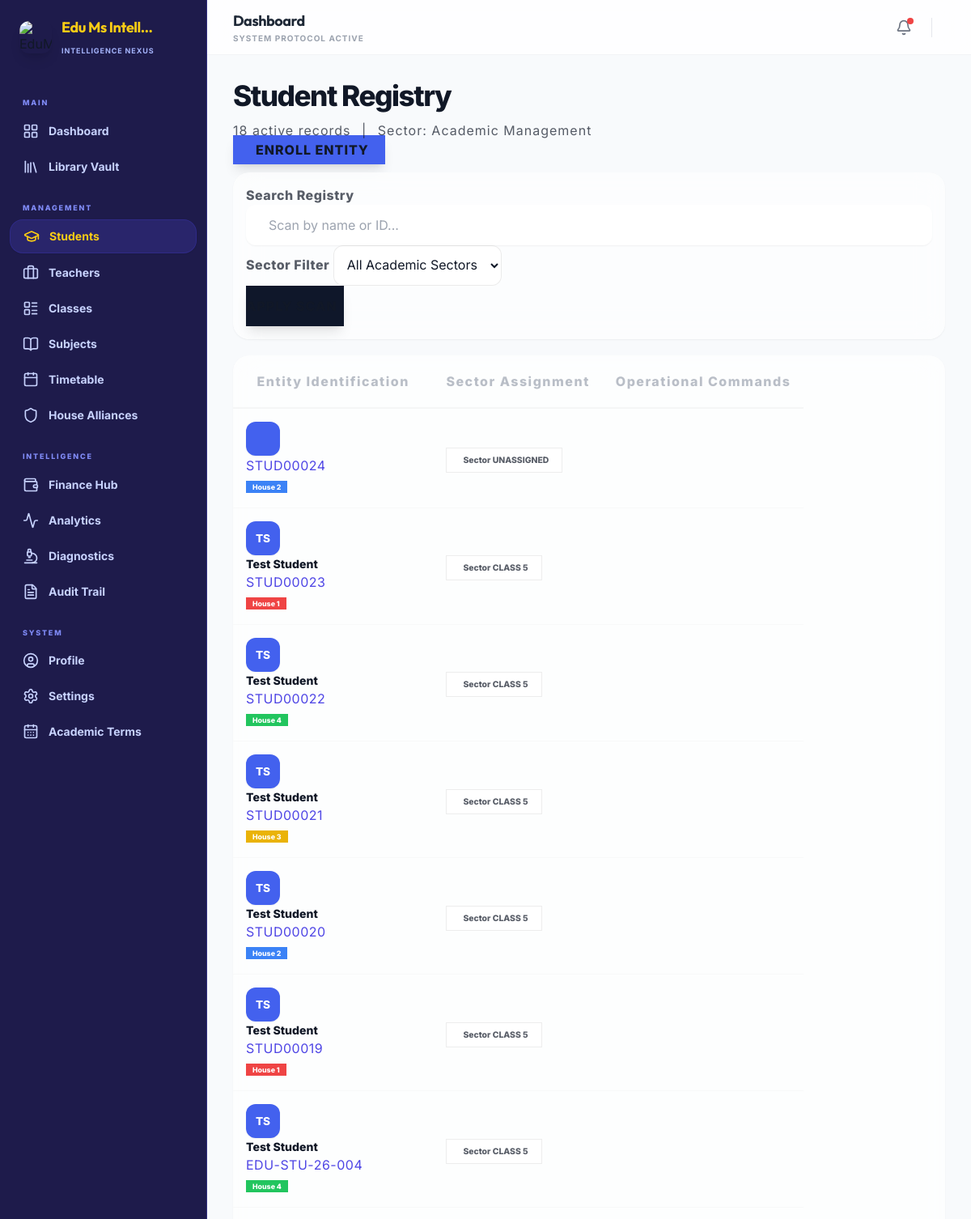
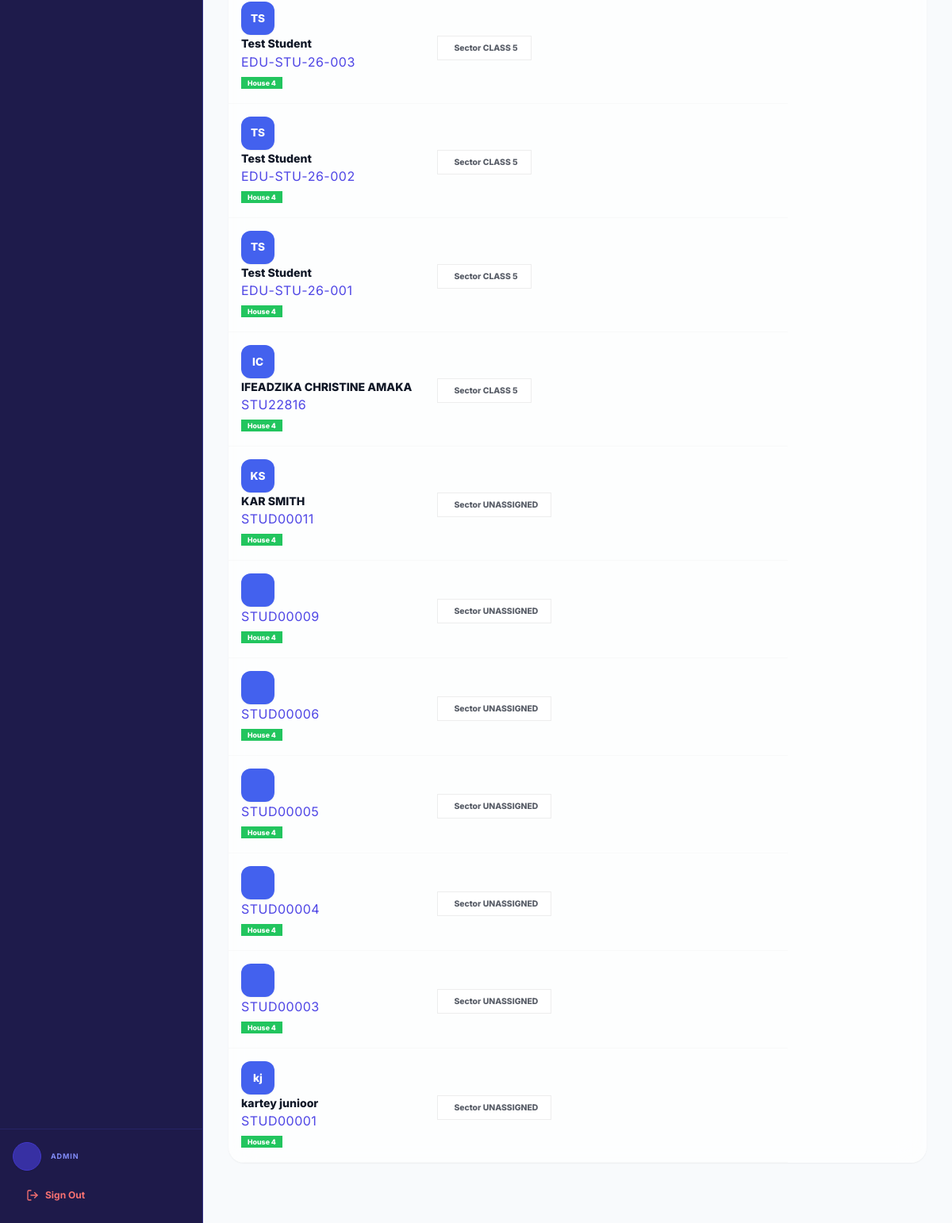
The page /admin-dashboard/students/ (signed in) on the database as committed earlier (2 pictures, top to bottom).
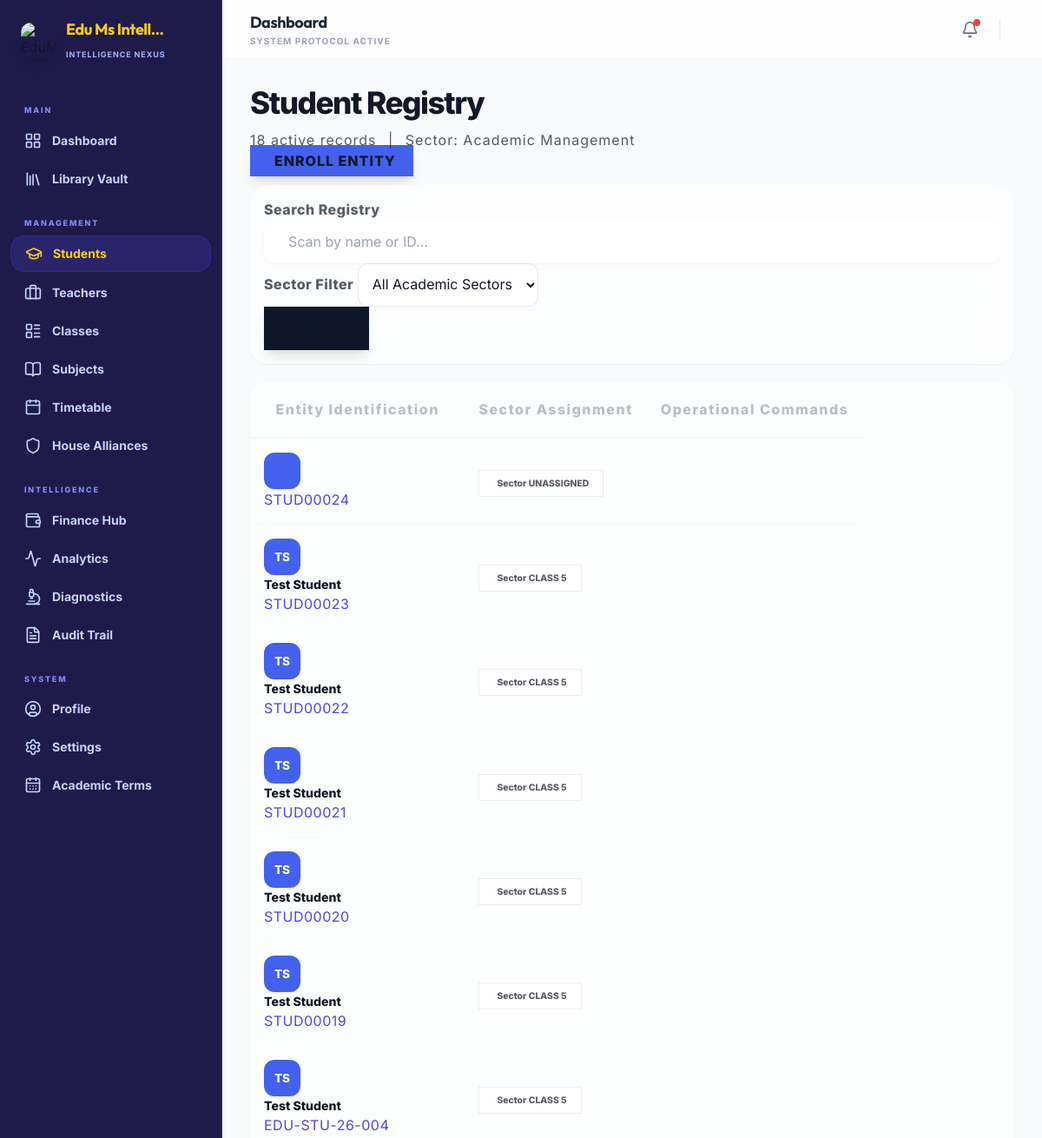
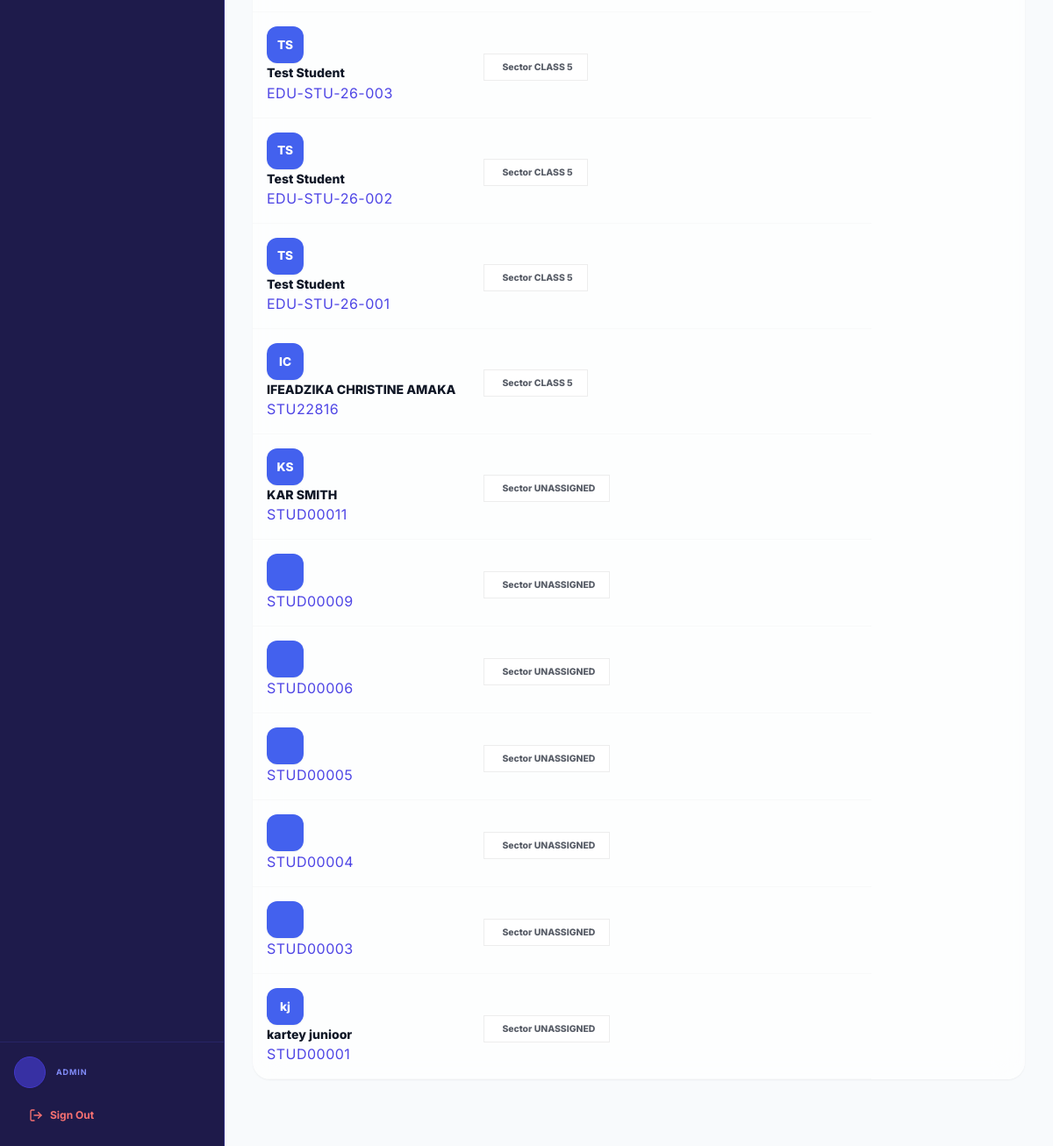
The same page on the database as committed later (2 pictures, top to bottom).
### students/models.py (models this page shows, shortened)
class Student(models.Model):
    GENDER_CHOICES = [
        ('male', 'Male'),
        ('female', 'Female'),
        ('other', 'Other'),
    ]
    STATUS_CHOICES = [
        ('active', 'Active'),
        ('inactive', 'Inactive'),
        ('suspended', 'Suspended'),
        ('graduated', 'Graduated'),
    ]
    user = models.OneToOneField('accounts.User', on_delete=models.CASCADE)
    student_id = models.CharField(max_length=20, unique=True)
    class_enrolled = models.ForeignKey('core.Class', on_delete=models.SET_NULL, null=True, blank=True)
    house = models.ForeignKey('core.House', on_delete=models.SET_NULL, null=True, blank=True, related_name='students')
    guardian = models.ForeignKey(Guardian, on_delete=models.SET_NULL, null=True, blank=True, related_name='wards')
    enrollment_date = models.DateField(null=True, blank=True, help_text="Date the student was admitted to the school")
    age = models.PositiveIntegerField(null=True, blank=True)
    gender = models.CharField(max_length=10, choices=GENDER_CHOICES, blank=True)
    status = models.CharField(max_length=20, choices=STATUS_CHOICES, default='active')
    financial_block_override = models.BooleanField(default=False, help_text="If True, the student will have access even with unpaid fees.")
    hobbies = models.TextField(blank=True, help_text="Student's hobbies and interests")
    parent_name = models.CharField(max_length=100, blank=True, verbose_name="Parent / Guardian Name")
    parent_phone = models.CharField(max_length=20, blank=True, verbose_name="Parent / Guardian Phone")
    parent_email = models.EmailField(blank=True, verbose_name="Parent / Guardian Email")
    parent_relationship = models.CharField(
        max_length=30, blank=True,
        verbose_name="Relationship to Student",
        help_text="e.g. Father, Mother, Uncle, Guardian"
    )
    emergency_contact_name = models.CharField(max_length=100, blank=True, verbose_name="Emergency Contact Name")
    emergency_contact_phone = models.CharField(max_length=20, blank=True, verbose_name="Emergency Contact Phone")
    emergency_contact_relationship = models.CharField(max_length=30, blank=True, verbose_name="Emergency Relationship")
    objects = StudentManager()
    class Meta:
        indexes = [
            models.Index(fields=['student_id']),
            models.Index(fields=['class_enrolled']),
            models.Index(fields=['status']),
            models.Index(fields=['enrollment_date']),
        ]

### core/models.py (models this page shows, shortened)
class House(models.Model):
    name = models.CharField(max_length=100, unique=True)
    color_code = models.CharField(max_length=20, default="#4361ee", help_text="Hex color code (e.g. Red=#FF0000)")
    motto = models.CharField(max_length=200, blank=True, help_text="The house's guiding philosophy.")
    points = models.IntegerField(default=0, help_text="Cumulative point tally for the house.")
    patron = models.CharField(max_length=100, blank=True, help_text="The staff member or patron overseeing the house.")
    description = models.TextField(blank=True)
    class Meta:
        verbose_name = "Institutional House"
        verbose_name_plural = "Institutional Houses"

class Class(models.Model):
    name = models.CharField(max_length=100)
    section = models.CharField(max_length=10, blank=True)
    grade = models.CharField(max_length=10)
    class_teacher = models.ForeignKey('accounts.User', on_delete=models.SET_NULL, null=True, related_name='class_teacher')
    class Meta:
        indexes = [
            models.Index(fields=['grade']),
        ]

### accounts/models.py (models this page shows, shortened)
class User(AbstractUser):
    ROLE_CHOICES = (
        ('admin', 'Admin'),
        ('teacher', 'Teacher'),
        ('student', 'Student'),
        ('parent', 'Parent'),
    )
    GENDER_CHOICES = (
        ('male', 'Male'),
        ('female', 'Female'),
        ('other', 'Other'),
    )
    role = models.CharField(max_length=10, choices=ROLE_CHOICES, default='student')
    gender = models.CharField(max_length=10, choices=GENDER_CHOICES, blank=True, null=True)
    phone = models.CharField(max_length=15, blank=True)
    address = models.TextField(blank=True)
    date_of_birth = models.DateField(null=True, blank=True)
    profile_picture = models.ImageField(upload_to='profiles/', null=True, blank=True)
    has_completed_onboarding = models.BooleanField(default=False)
    badges = models.ManyToManyField(Badge, related_name='users', blank=True)

### admin_dashboard/views.py (the view)
# urls.py: path('students/', views.student_list, name='student_list'),
@admin_required
def student_list(request):
    from django.db.models import Q
    students_query = Student.objects.with_performance_stats().select_related('user', 'class_enrolled').order_by('-user__date_joined')
    classes = Class.objects.all().order_by('name')
    q = request.GET.get('q', '').strip()
    class_id = request.GET.get('class', '')
    if q:
        students_query = students_query.filter(
            Q(student_id__icontains=q) |
            Q(user__first_name__icontains=q) |
            Q(user__last_name__icontains=q)
        )
    if class_id:
        students_query = students_query.filter(class_enrolled_id=class_id)
    paginator = Paginator(students_query, 25)
    page_number = request.GET.get('page')
    page_obj = paginator.get_page(page_number)
    context = {
        'students': page_obj,
        'page_obj': page_obj,
        'classes': classes,
        'q': q,
        'selected_class': class_id,
        'total_students': students_query.count()
    }
    return render(request, 'admin_dashboard/students.html', context)

### core/context_processors.py (called while the page is built, shortened)
def school_config(request):
    config = SchoolConfiguration.get_config()
    return {'school_config': config}

def unread_notifications(request):
    if request.user.is_authenticated:
        from analytics.models import Notification as AnalyticsNotification
        unread = AnalyticsNotification.objects.filter(recipient=request.user, is_read=False).order_by('-created_at')
        return {
            'unread_notifications': unread[:5],  # Top 5 for dropdown
            'unread_notifications_count': unread.count()
        }
    return {}

def student_financial_status(request):
    return {}

### core/models.py (called while the page is built)
    @classmethod
    def get_config(cls):
        obj, created = cls.objects.get_or_create(id=1)
        return obj

### students/models.py (called while the page is built)
    def get_queryset(self):
        return StudentQuerySet(self.model, using=self._db)

    def with_performance_stats(self):
        return self.get_queryset().with_performance_stats()

### templates/admin_dashboard/students.html (shortened to what the changed rows need)
{% extends 'base.html' %}
{% block content %}
<div class="row layout-spacing">
    <div class="col-12 mb-5">
        <div class="d-flex justify-content-between align-items-end mb-4">
            <div>
                <h2 class="fw-800 mb-1" style="letter-spacing: -1.5px; color: var(--text-dark); font-size: 2.2rem;">Student Registry</h2>
            </div>
        </div>
    <div class="col-12 animate-fade-up delay-1">
        <div class="nexus-glass-card overflow-hidden border-0 shadow-sm">
            <div class="table-responsive">
                <table class="table table-hover align-middle mb-0 nexus-premium-table">
                    <thead>
                        <tr class="bg-light bg-opacity-50">
                            <th class="ps-4 py-4 extra-small text-uppercase text-muted fw-800 opa-7" style="letter-spacing: 1.5px;">Entity Identification</th>
                            <th class="py-4 extra-small text-uppercase text-muted fw-800 opa-7" style="letter-spacing: 1.5px;">Sector Assignment</th>
                            <th class="pe-4 py-4 text-end extra-small text-uppercase text-muted fw-800 opa-7" style="letter-spacing: 1.5px;">Operational Commands</th>
                        </tr>
                    </thead>
                    <tbody>
                        {% for student in students %}
                        <tr class="animate-fade-in" style="border-bottom: 1px solid rgba(0,0,0,0.03) !important;">
                            <td class="ps-4 py-3" data-label="Entity Identification">
                                <div class="d-flex align-items-center gap-3">
                                    <div class="p-avatar shadow-sm" style="background: var(--p-nexus-primary); width: 42px; height: 42px; font-size: 0.85rem;">
                                        {{ student.user.first_name|slice:":1" }}{{ student.user.last_name|slice:":1" }}
                                    </div>
                                    <div class="text-start">
                                        <div class="fw-800 text-dark small" style="font-size: 0.88rem;">{{ student.user.get_full_name }}</div>
                                        <div class="d-flex align-items-center gap-2">
                                            <div class="extra-small text-primary fw-bold text-uppercase opa-6" style="letter-spacing: 0.5px;">{{ student.student_id|default:"ID-PENDING" }}</div>
                                            {% if student.house %}
                                                <span class="badge rounded-pill extra-small fw-800 text-uppercase" style="background: {{ student.house.color_code|default:'#6c757d' }}; font-size: 0.55rem; padding: 2px 8px; color: white;">{{ student.house.name }}</span>
                                            {% endif %}
                                        </div>
                                    </div>
                                </div>
                            </td>
                            <td data-label="Sector Assignment">
                                <span class="badge border bg-white text-dark extra-small rounded-pill px-4 py-2 fw-800 text-uppercase opa-7" style="font-size: 0.65rem; border-color: rgba(0,0,0,0.1) !important;">
                                     Sector {{ student.class_enrolled.name|default:"UNASSIGNED" }}
                                </span>
                            </td>
                            <td class="pe-4 text-end" data-label="Operational Commands">
                            </td>
                        </tr>
                        {% empty %}
                        <tr><td colspan="3" class="p-5 text-center text-muted fw-bold extra-small text-uppercase opa-5">Protocol execution yielded 0 results. Check filters.</td></tr>
                        {% endfor %}
                    </tbody>
                </table>
            </div>
        </div>
    </div>
            </div>
        </div>
    </div>
</div>
{% endblock %}

Rows that differ between the two databases and show on the page:
changed Student "STUD00024": house_id 2 → empty (drawn); house.name "House 2" → (not shown)
changed Student "STUD00023": house_id 1 → empty (drawn); house.name "House 1" → (not shown)
changed Student "STUD00022": house_id 4 → empty (drawn); house.name "House 4" → (not shown)
changed Student "STUD00021": house_id 3 → empty (drawn); house.name "House 3" → (not shown)
changed Student "STUD00020": house_id 2 → empty (drawn); house.name "House 2" → (not shown)
changed Student "STUD00019": house_id 1 → empty (drawn); house.name "House 1" → (not shown)
changed Student "EDU-STU-26-004": house_id 4 → empty (drawn); house.name "House 4" → (not shown)
changed Student "EDU-STU-26-003": house_id 4 → empty (drawn); house.name "House 4" → (not shown)
changed Student "EDU-STU-26-002": house_id 4 → empty (drawn); house.name "House 4" → (not shown)
changed Student "EDU-STU-26-001": house_id 4 → empty (drawn); house.name "House 4" → (not shown)
changed Student "STU22816": house_id 4 → empty (drawn); house.name "House 4" → (not shown)
changed Student "STUD00011": house_id 4 → empty (drawn); house.name "House 4" → (not shown)
changed Student "STUD00009": house_id 4 → empty (drawn); house.name "House 4" → (not shown)
changed Student "STUD00006": house_id 4 → empty (drawn); house.name "House 4" → (not shown)
changed Student "STUD00005": house_id 4 → empty (drawn); house.name "House 4" → (not shown)
changed Student "STUD00004": house_id 4 → empty (drawn); house.name "House 4" → (not shown)
changed Student "STUD00003": house_id 4 → empty (drawn); house.name "House 4" → (not shown)
changed Student "STUD00001": house_id 4 → empty (drawn); house.name "House 4" → (not shown)
